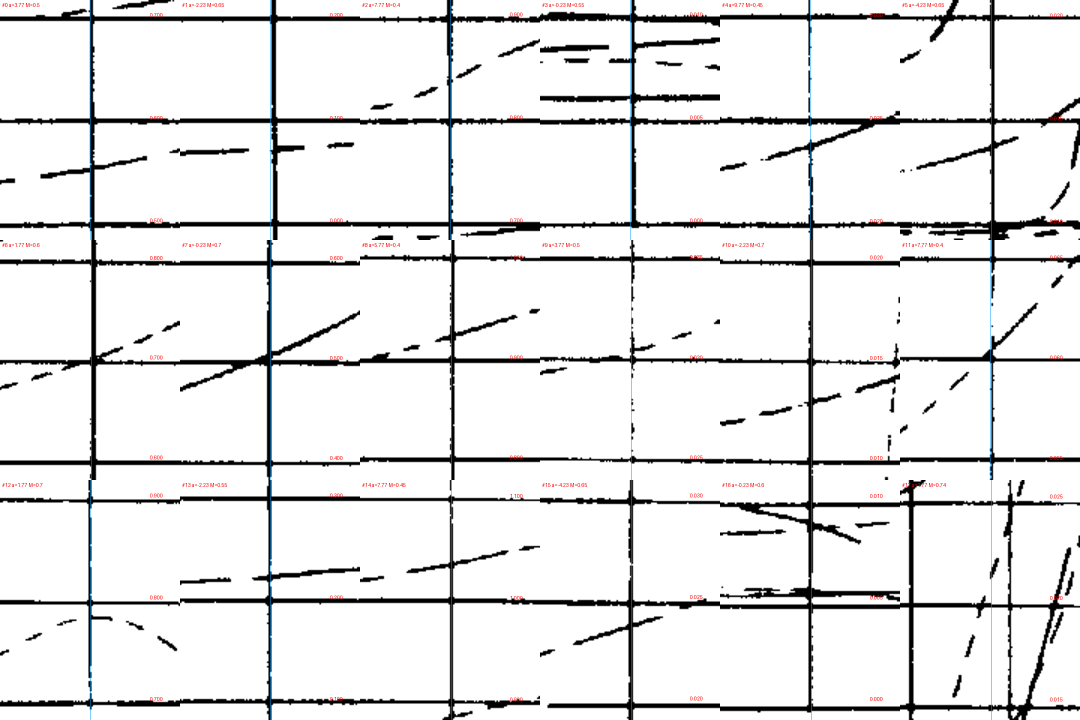
#> input picture rea-work/data/airfoil_measured/qa/tn1546_spot_check_tiles.png, 2160 x 1440 px (shown at 1/2 size)
$ python dig_tp2444_fig17.py ../../airfoil_measured/qa/tn1546_spot_check_tiles.png 1.0 ../../airfoil_measured/qa/tr824_cd_cl_overlay.png ../../airfoil_measured/qa/tr824_cd_cl_overlay.png
#> lines starting #> are read from the running program, lines starting #| are printed output that depends on the picture; after the words box and inside, x2 and y2 are one past the last pixel; in counts of white or black regions, pixels touching at a corner belong together
"""Digitize TP-2444 Fig. 17 (exterior and interior narrowband spectra, model 2, 4000 rpm).
Usage: python dig_tp2444_fig17.py <png> <scale> <rule> <out_prefix>
scale = pixels per 300-dpi pixel (1 for the native image, 2 for a 600-dpi render).
Axis calibration from the tick marks found in the image (inside ticks right of the left axis,
ticks above the bottom axes)."""
import sys, json
import numpy as np
from PIL import Image
sys.path.insert(0, __import__("os").path.dirname(__file__))
from trace_columns import trace

png, scale, rule, outp = sys.argv[1], float(sys.argv[2]), sys.argv[3], sys.argv[4]
a = np.array(Image.open(png).convert("L")) < 128
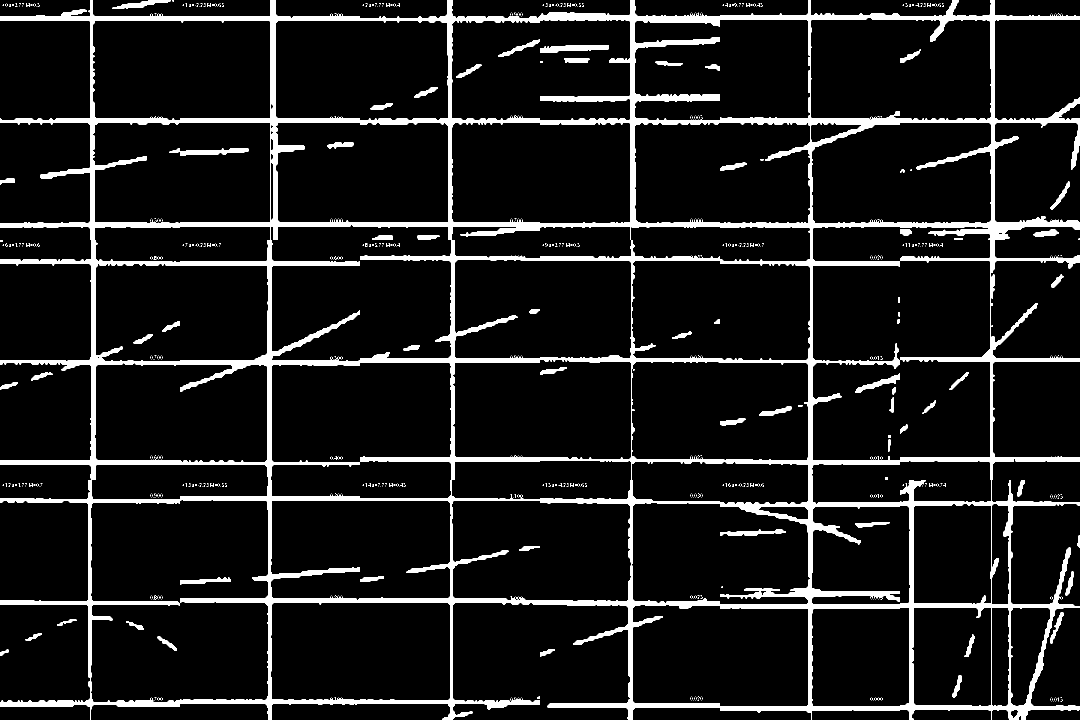
#> a: shape (1440, 2160) bool (shown at 1/2 size); 9.5% white; 1201 white regions (1135 under 20 px), largest, box (x1, y1, x2, y2) and area: (0, 0, 2160, 1440) 270419, (1080, 90, 1218, 105) 1447, (339, 297, 498, 312) 1305
s = scale

def groups(idx, gap):
    g = []
    for i in idx:
        if g and i - g[-1][-1] <= gap: g[-1].append(i)
        else: g.append([i])
    return [(x[0] + x[-1]) / 2 for x in g]

# left axis column: the longest dark vertical run in x < 0.4 width
cols = a.mean(axis=0)
#> cols = 2160 values, max 1 at index 902, min 0.0486 at index 791, mean 0.0947
axis_x = int(np.argmax(cols[: int(0.4 * a.shape[1])]))
#> axis_x = 541
# axis is several px wide: find its right edge
xr = axis_x
#> xr = 541
while a[:, xr + 1].mean() > 0.2: xr += 1
#> this loop made 13 passes
#> after the loop, xr = 554
#> (the run stopped early here; a loop or call above may not have finished)

$ run again, on rea-work/data/airfoil_measured/qa/tr824_cl_alpha_overlay.png
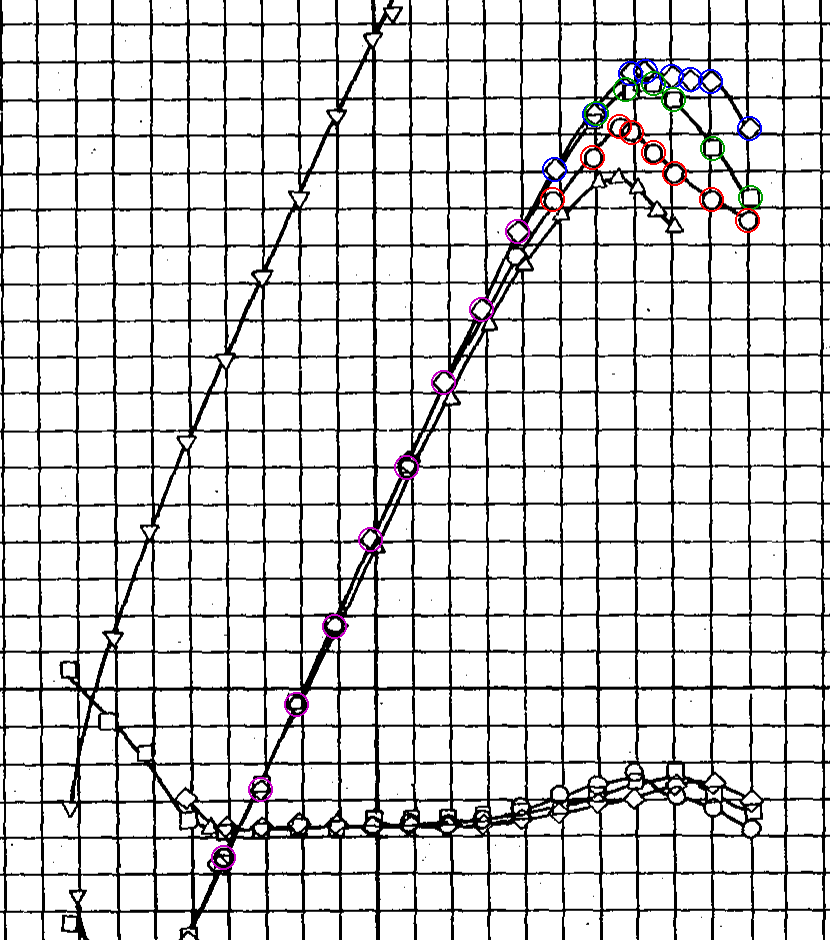
#> input picture rea-work/data/airfoil_measured/qa/tr824_cl_alpha_overlay.png, 830 x 940 px
#> `a = np.array(Image.open(png).convert("L")) < 128`:
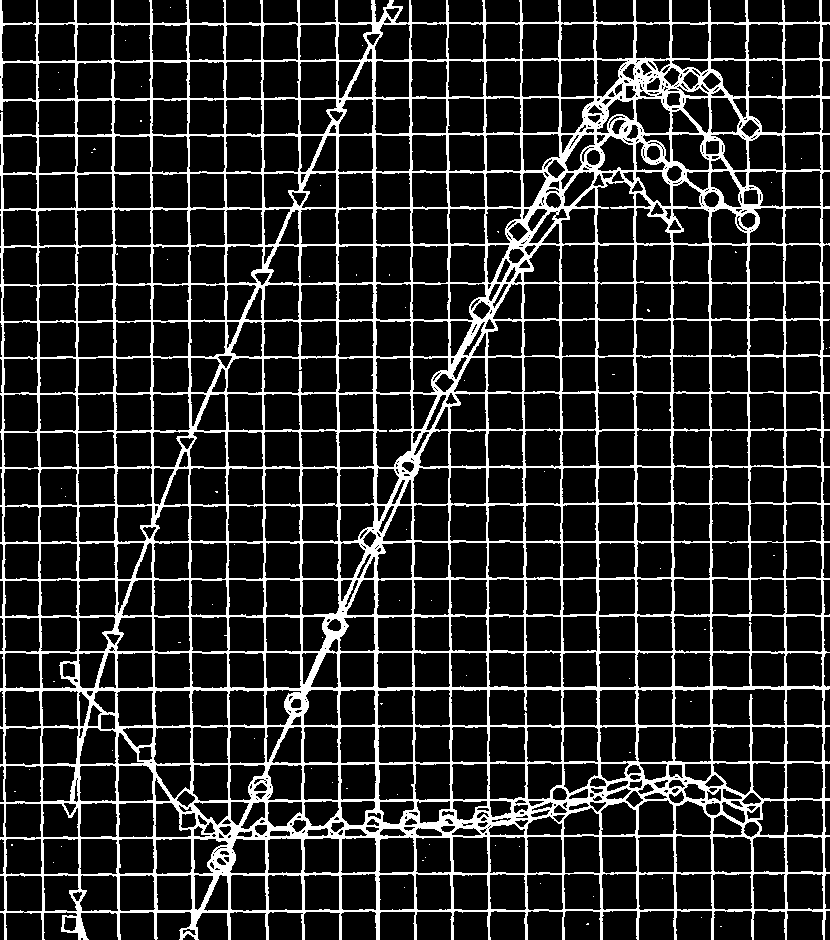
#> a: shape (940, 830) bool; 16.2% white; 70 white regions (69 under 20 px), largest, box (x1, y1, x2, y2) and area: (0, 0, 830, 940) 126532
#> cols = 830 values, max 0.864 at index 375, min 0.0553 at index 8, mean 0.162
#> axis_x = 77
#> the loop `while a[:, xr + 1].mean() > 0.2: xr += 1` made 3 passes
#> after the loop `while a[:, xr + 1].mean() > 0.2: xr += 1`: xr = 80
